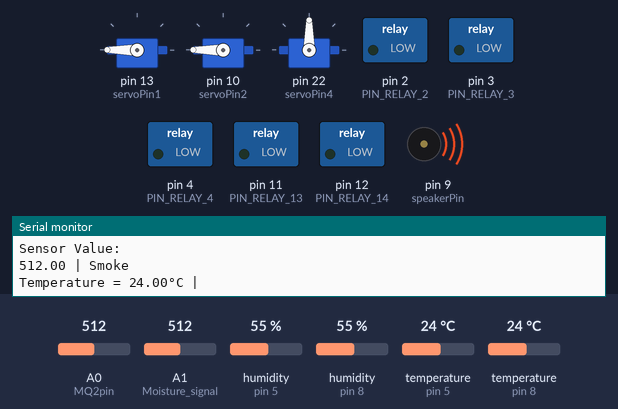
The sketch below on a simulated Arduino Mega 2560, built with avr-gcc and run on an emulated ATmega2560. On the bench: 3 × servo, switched loads named in the sketch (green lamp = pin HIGH), buzzer (waves = sounding, pin HIGH), the last lines printed to the serial monitor. The inputs (shaded band) are chosen by the test bench; at power-on: A0 (MQ2pin) = 512, humidity (sensors on pin 8, pin 5) 55 %, A1 (Moisture_signal) = 512, temperature (sensors on pin 5, pin 8) 24 °C. Pins used as bus, display or sensor lines are not drawn.

Above: at 11.3 s.
11.4 s: A0 (MQ2pin) set to 415
20.8 s: A0 (MQ2pin) set to 391
At 30.2 s:
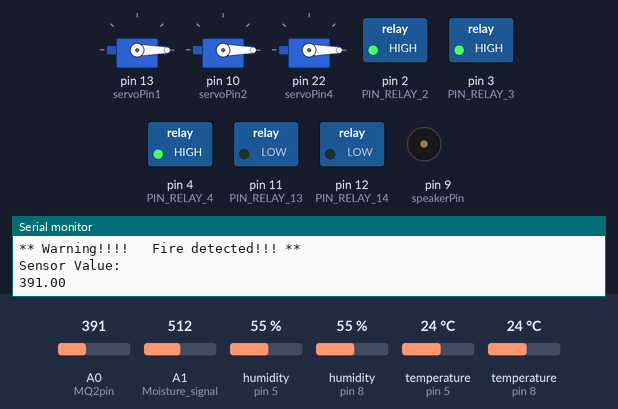
31.0 s: humidity (sensor on pin 8) set to 79 %
41.5 s: humidity (sensor on pin 8) set to 82 %
At 49.9 s:
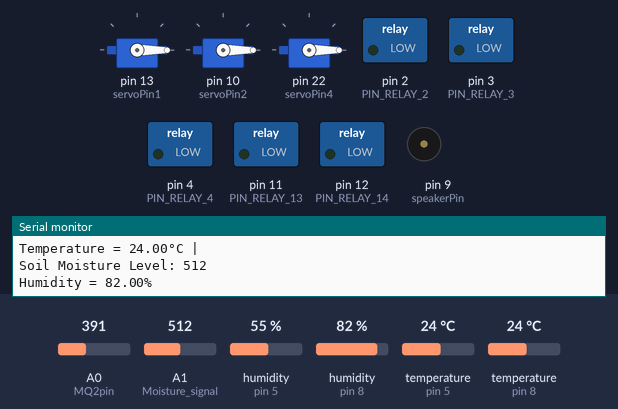
52.9 s: humidity (sensor on pin 8) set to 22 %
At 62.9 s:
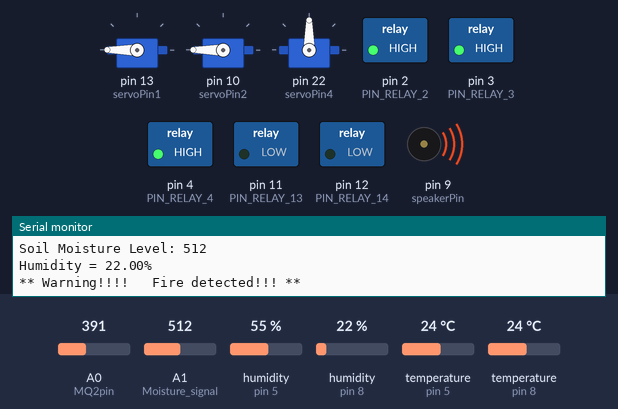
65.3 s: humidity (sensor on pin 8) set to 88 %
At 76.7 s:
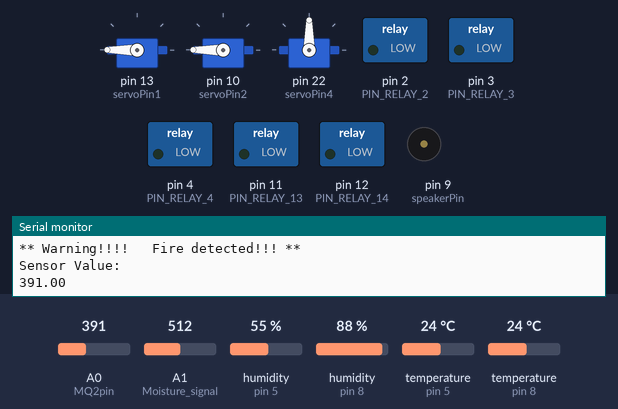
Timing chart, 0 to 78.8 s (numbered marks = the images above; inputs shaded):
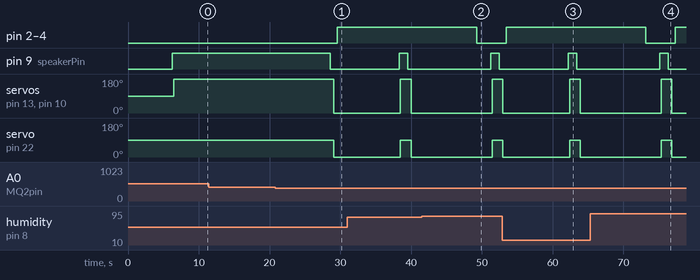

Measured:
- the behaviour switches between 401 and 400 on A0 (MQ2pin) (found by bisection; images 0 and 1)
- the behaviour switches between 80 and 81 % on humidity (sensor on pin 8) (found by bisection; images 1 and 2)
- after the input at 20.8 s, pin 2 (PIN_RELAY_2), pin 3 (PIN_RELAY_3), pin 4 (PIN_RELAY_4): LOW → HIGH after 8.8 s; pin 9 (speakerPin): HIGH → LOW after 7.7 s; servo on pin 13 (servoPin1), servo on pin 10 (servoPin2): 180° → 0° after 8.3 s; servo on pin 22 (servoPin4): 90° → 0° after 8.3 s
- after the input at 41.5 s, pin 2 (PIN_RELAY_2), pin 3 (PIN_RELAY_3), pin 4 (PIN_RELAY_4): HIGH → LOW after 7.7 s
- after the input at 52.9 s, pin 2 (PIN_RELAY_2), pin 3 (PIN_RELAY_3), pin 4 (PIN_RELAY_4): goes on until 53.4 s, then stays HIGH; pin 9 (speakerPin): LOW → HIGH after 9.3 s instead of 11.3 s
- after the input at 65.3 s, pin 2 (PIN_RELAY_2), pin 3 (PIN_RELAY_3), pin 4 (PIN_RELAY_4): HIGH → LOW after 7.8 s, → HIGH 4.2 s later

The sketch:

New_fully_smhone_system_.ino
```cpp
//    servo cửa
#include <Servo.h> // Declare the Servo pin
Servo Servo1;
int servoPin1 = 13; //  servo phòng ngủ
Servo Servo2;
int servoPin2 = 10; //  servo phòng bếp
Servo Servo3;
int servoPin3 = 7;  //  servo cửa chính
Servo Servo4;
int servoPin4 = 22;  //  servo cổng vào


//    cảm biến độ ẩm & thời tiết DHT-11
#include <dht.h>
dht DHT;
#define outPin 8 // cảm biến độ ẩm trong phòng
int humidi = 0;
#define outPin1 5  // cảm biến thời tiết ngoài trời
int temper = 0;

//    loa
const int speakerPin = 9; // Chân kết nối của loa

//  công tắc điều khiền quạt
#define PIN_RELAY_2  2 // quạt bếp
#define PIN_RELAY_3  3 // quạt phòng khách
#define PIN_RELAY_4  4 // quạt phòng ngủ

//  công tắc điều khiển máy bơm
#define PIN_RELAY_13  11 // máy bơm vườn
#define PIN_RELAY_14  12 // máy bơm nhà

//  cảm biến khí gas
#include<MQ2.h>
#define MQ2pin 0 // Define the "smoke detected" value.
#define smoke 400
float sensorValue;

//  cảm biến chống lụt
int Moisture_signal = A1; //Define the Analog pin# on the Arduino for the soil moisture sensor signal
int water = 0;

void setup()
{

  // khai báo cảm biến lửa
  pinMode(0, INPUT); //initialize Flame sensor output pin connected pin as input.
  pinMode(LED_BUILTIN, OUTPUT);// initialize digital pin LED_BUILTIN as an output.

  Serial.begin(9600);// initialize serial communication @ 9600 baud:

  // khai báo servo
  Servo1.attach(servoPin1);
  Servo2.attach(servoPin2);
  Servo3.attach(servoPin3);
  Servo3.attach(servoPin4);

  // khai báo loa
  pinMode(speakerPin, OUTPUT);

  // khai báo công tắc quạt
  pinMode(PIN_RELAY_2, OUTPUT);
  pinMode(PIN_RELAY_3, OUTPUT);
  pinMode(PIN_RELAY_4, OUTPUT);

  // khai báo công tắc máy bơm
  pinMode(PIN_RELAY_13, OUTPUT);
  pinMode(PIN_RELAY_14, OUTPUT);
}
void chonglut()
{
  int Moisture = analogRead(Moisture_signal);
  Serial.print("Soil Moisture Level: ");
  Serial.println(Moisture);
  delay(200);
  // condition for controlling water machine
  if(Moisture < 750)
  {
    water = 1;
  }
  else
  {
    water = 0;
  }
}
void dhtnha()
{
 int readData = DHT.read11(outPin);
  float h = DHT.humidity;           // độ ẩm
  Serial.print("Humidity = ");
  Serial.print(h);
  Serial.println("% ");
  Serial.println("");
  // condition for controlling 3 Fans
  if(h > 80)
  {
    humidi = 1;
  }
  else
  {
    humidi = 0;
  }
  delay(2000);
}
void dhtvuon()
{
  int readData = DHT.read11(outPin1);

  float t = DHT.temperature;        // nhiệt độ
  //float h = DHT.humidity;           // độ ẩm

  Serial.print("Temperature = ");
  Serial.print(t);
  Serial.print("°C | ");
  Serial.println("");
  delay(2000);
  // condition for controlling water machine
  if(t > 40)
  {
    temper = 1;
  }
  else
  {
    temper = 0;
  }
}
void phongkhach()
{
  if (digitalRead(0) == 0 ) // phát hiện lửa
  {
    digitalWrite(LED_BUILTIN, HIGH);
    Serial.println("** Warning!!!!   Fire detected!!! **");
    digitalWrite(speakerPin, HIGH);
    delay(200);
    Servo1.write(180); // cửa sổ phòng ngủ mở
    Servo2.write(180); // cửa sổ phòng khách mở
    Servo3.write(90); // cửa chính mở
    Servo4.write(90); // cổng mở
    digitalWrite(PIN_RELAY_13, LOW); // máy bơm xả nước
    digitalWrite(PIN_RELAY_14, LOW);
    }
  else // không phát hiện lửa, nhà an toàn
  {
    digitalWrite(LED_BUILTIN, LOW);
    Serial.println("No Fire detected");
    digitalWrite(speakerPin, LOW);
    Servo1.write(0);
    Servo2.write(0);
    Servo3.write(0);
    Servo4.write(0);
    digitalWrite(PIN_RELAY_13, HIGH);
    digitalWrite(PIN_RELAY_14, HIGH);
    delay(1000);
  }
  delay(1000);
}

void phongbep()
{
  float sensorValue = analogRead(MQ2pin); // Define & read analog values
  Serial.println("Sensor Value: ");// Display the sensor values
  Serial.print(sensorValue);
  if(sensorValue > smoke) // phát hiện có khí gas
  {
    Serial.print(" | Smoke");
    delay(200);
    digitalWrite(speakerPin, HIGH);
    delay(500);
    Servo1.write(180); // cửa sổ phòng ngủ mở
    Servo2.write(180); // cửa sổ phòng bếp mở
    Servo3.write(90);  // cửa chính mở
    Servo4.write(90);  // cổng mở
    delay(200);
    digitalWrite(PIN_RELAY_2, LOW); // quạt phòng bếp mở
    digitalWrite(PIN_RELAY_3, LOW); // quạt phòng khách mở
    digitalWrite(PIN_RELAY_4, LOW); // quạt phòng ngủ mở
    delay(200);
  }
  else // không phát hiện nhà có khí gas, nhà an toàn
  {
    digitalWrite(speakerPin, LOW);
    delay(500);
    Servo1.write(0);
    Servo2.write(0);
    Servo3.write(0);
    Servo4.write(0);
    delay(500);
    digitalWrite(PIN_RELAY_2, HIGH);
    digitalWrite(PIN_RELAY_3, HIGH);
    digitalWrite(PIN_RELAY_4, HIGH);
    delay(500);
  }
  Serial.println("");
  delay(2000);
}
void loop()
{
  dhtvuon();
  if(temper)
  {
    digitalWrite(PIN_RELAY_13, LOW); // máy bơm vườn mở
    delay(1000);
  }
  chonglut();
  if(water)
  {
    digitalWrite(PIN_RELAY_14, LOW); // máy bơm xả nước ra ngoài trong nhà mở
    digitalWrite(PIN_RELAY_13, LOW); // máy bơm xả nước ra ngoài ở vườn mở
    delay(2000);
  }
  dhtnha();
  if(humidi)
  {
    digitalWrite(PIN_RELAY_2, LOW); // bật quạt phòng ngủ
    digitalWrite(PIN_RELAY_3, LOW); // bật quạt phòng khách
    digitalWrite(PIN_RELAY_4, LOW); // bật quạt phòng bếp
    delay(2000);
  }
  phongkhach();
  phongbep();
}
```
